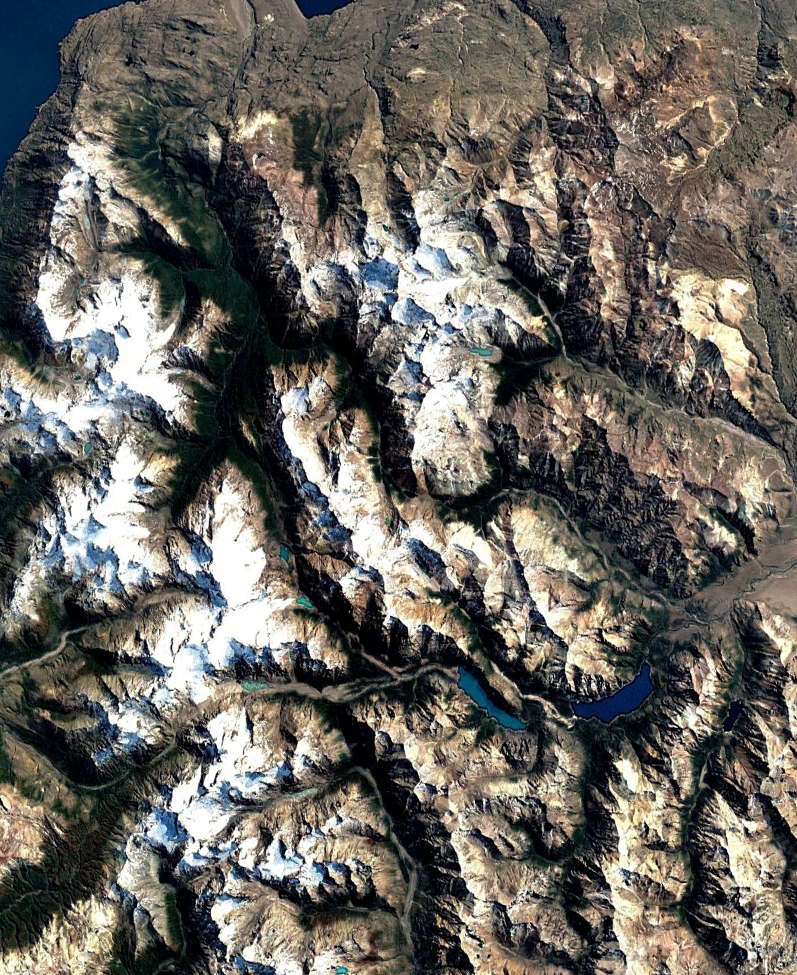
#> input picture satellite_imagery/chile/area_8/area_8_2000.png, 797 x 975 px
$ python kmeans_plots.py
#> lines starting #> are read from the running program, lines starting #| are printed output that depends on the picture
#> further down, image is the input picture: shape (975, 797, 4); mean R, G, B, A 106.1, 102.9, 96.8, 255
import numpy as np
import matplotlib.pyplot as plt

# %matplotlib inline

from skimage import io, color, filters
from skimage.transform import resize, rotate
from skimage.color import rgb2gray
from sklearn.cluster import KMeans


def create_cluster_scatter(image, k):
    """
    Creates scatter plots to better visualize
    what the KMeans process is doing when it
    groups the pixels within each image.
    """
#> called with k = 3

    image_shape = image.shape
#> image_shape = (975, 797, 4)
    X = image.reshape(-1, 4)
    example_X = X[::1000]
#> example_X = 778 rows, first 6: [0, 33, 69, 255], [115, 103, 94, 255], [85, 83, 76, 255], [110, 104, 100, 255], [0, 34, 74, 255], [109, 99, 93, 255]
    clf = KMeans(n_clusters=k).fit(example_X)

    idx = np.argsort(clf.cluster_centers_.sum(axis=1))
#> idx = [2, 1, 0]
    mask = np.zeros_like(idx)
#> mask = [0, 0, 0]
    mask[idx] = np.arange(k)

    labels = mask[clf.labels_]
#> labels = 778 values, max 2 at index 23, min 0 at index 0, mean 0.798

    fig = plt.figure(figsize=(12, 12))
    ax = fig.add_subplot(111, projection="3d")

    indices = [i for i in range(k)]

    if len(indices) == 2:
        plt.style.use("ggplot")  # I also like fivethirtyeight'
        plt.rcParams.update({"font.size": 14, "font.family": "sans"})
        ax = fig.add_subplot(111)
        ax.scatter(
            example_X[:, 0], example_X[:, 1], c=labels.astype(float), edgecolor="k"
        )
        ax.set_xlabel("Pixel Intensities", color="black")
        ax.set_ylabel("Pixel Intensities", color="black")
        ax.set_title("KMeans 2 Cluster Classification\n of Pixel Intensities")
    else:
        plt.rcParams.update({"font.size": 14, "font.family": "sans"})
        ax = fig.add_subplot(111, projection="3d")
        ax.scatter(
            example_X[:, 0],
            example_X[:, 1],
            example_X[:, 2],
            c=labels.astype(float),
            edgecolor="k",
        )
        ax.set_xlabel("Pixel Intensities", color="black")
        ax.set_ylabel("Pixel Intensities", color="black")
        ax.set_zlabel("Pixel Intensities", color="black")
        ax.set_title("KMeans 3 Cluster Classification\n of Pixel Intensities")

    plt.tight_layout()
    plt.show()
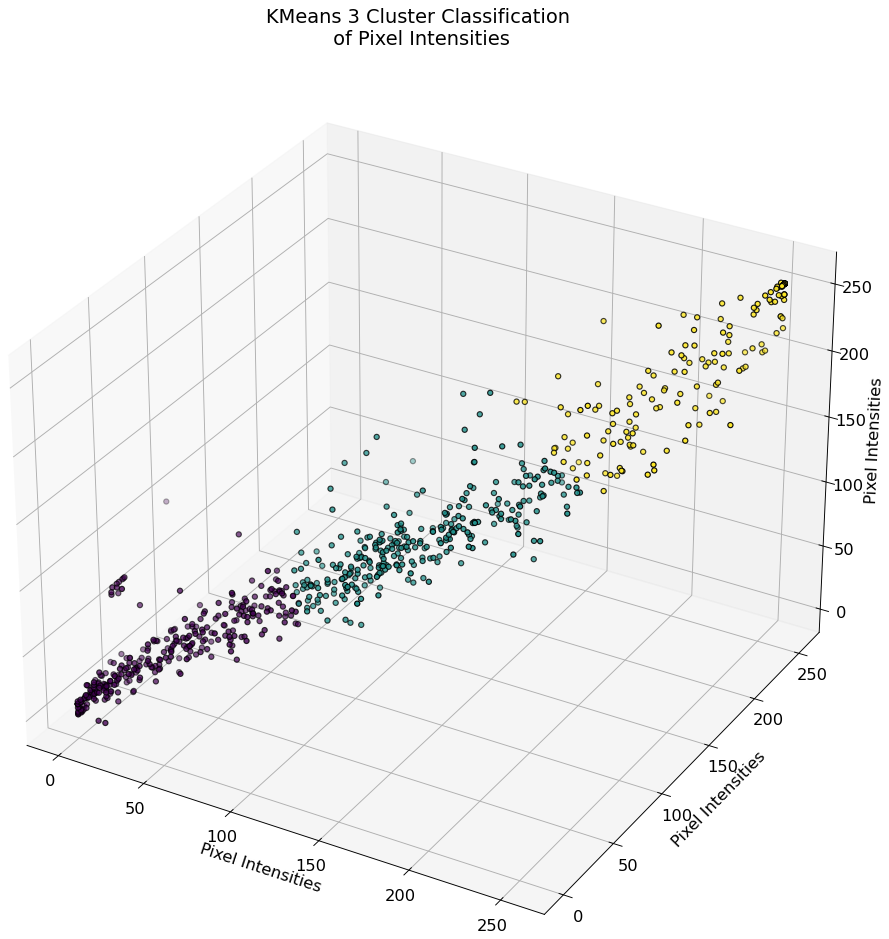
#> figure drawn by matplotlib, 1 panel


if __name__ == "__main__":
    image = io.imread("./../satellite_imagery/chile/area_8/area_8_2000.png")
    create_cluster_scatter(image, 3)
